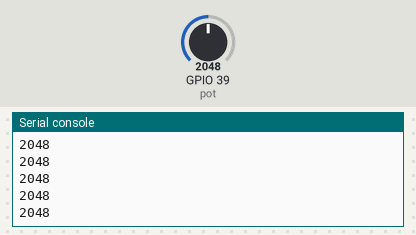
This program was run on a simulated ESP32 board running MicroPython. Parts: the last lines printed to the serial console. The test bench sets the inputs (shaded band); at power-on: GPIO 39 (pot) = 2048 (analog values on the 0–4095 scale).

Above: at 1.2 s.
1.3 s: GPIO 39 (pot) set to 2866
At 1.31 s:
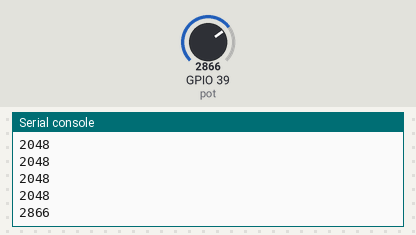
2.8 s: GPIO 39 (pot) set to 3603
At 2.81 s:
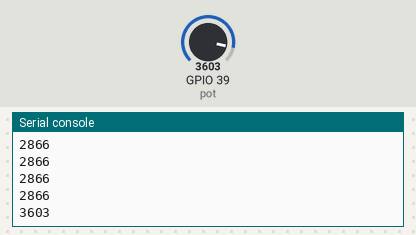
Timing chart, 0 to 5.8 s (numbered marks = the images above; inputs shaded):
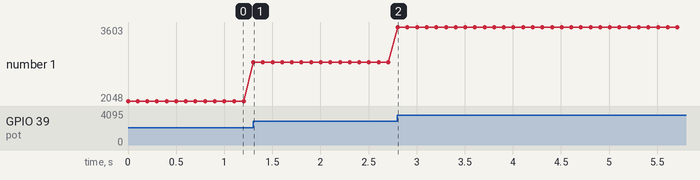

The program:

Diode_Test.py
```python
from machine import Pin, ADC
from time import sleep

pot = ADC(Pin(39,mode=Pin.IN))
pot.atten(ADC.ATTN_11DB)       #Full range: 3.3v

while True:
  pot_value = pot.read()
  print(pot_value)
  sleep(0.1)
```

Measured:
- after the input at 1.3 s, the serial console: prints a new line at once (image 1)
- after the input at 2.8 s, the serial console: prints a new line at once (image 2)
- plotted number 1: 2048 → 2866 after the input at 1.3 s, 2866 → 3603 after the input at 2.8 s
